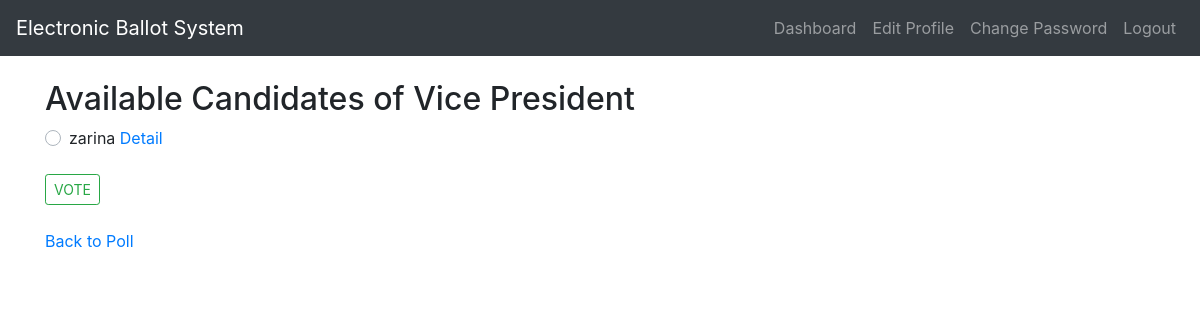
Page /candidate/2/ (signed in) on the earlier database version.
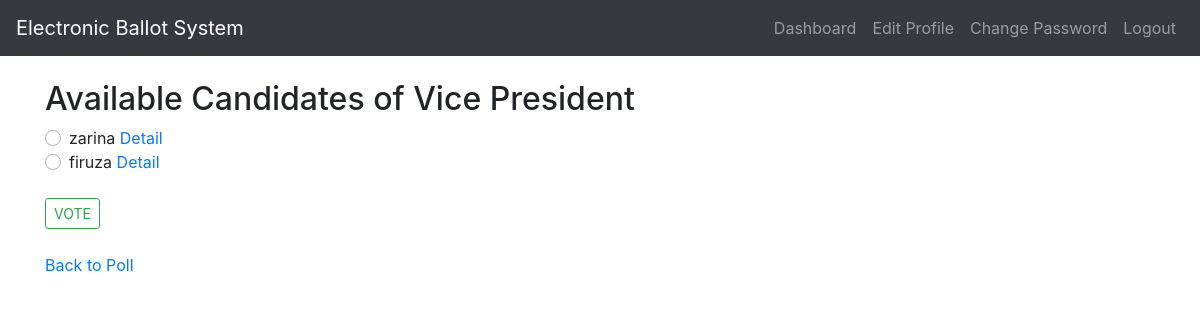
Same page on the later database version.
### epoll/models.py (models this page shows, shortened)
class Candidate(models.Model):
	name = models.CharField(max_length=50)
	no_votes=models.IntegerField(default=0, editable=False)
	position = models.ForeignKey(Position, on_delete=models.CASCADE)
	image = models.ImageField(verbose_name="Candidate Picture", upload_to='media/images/')

### epoll/views.py (the view)
# urls.py: path('candidate/<int:pos>/', views.candidate_view, name="candidate"),
@login_required
def candidate_view(request, pos):
	obj=get_object_or_404(Position, pk=pos)
	if request.method == 'POST':
		temp = VoteStatus.objects.get_or_create(user=request.user, position=obj)[0]
		if temp.status == False:
			temp2=Candidate.objects.get(pk=request.POST.get(obj.title))
			temp2.no_votes+=1
			temp2.save()
			temp.status=True
			temp.save()
			return HttpResponseRedirect("/position/")
		else:
			messages.success(request, "You have already voted for this position!")
			return render(request, 'epoll/candidate.html', {'obj': obj})
	else:
		return render(request, 'epoll/candidate.html', {'obj': obj})

### epoll/models.py (called while the page is built)
	def __str__(self):
		return f"{self.title}"

### epoll/templates/epoll/candidate.html (shortened to what this page needs)
{% extends "epoll/layout.html" %}
{% block content %}
  <h2>Available Candidates of {{ obj.title }}</h2>
  <form action="" method="POST">
    {% for c in obj.candidate_set.all %}
     <div class="custom-control custom-radio">
      <label class="custom-control-label" for="id_{{c.id}}">{{c.name}} <a href="{% url 'detail' c.id %}">Detail</a></label>
    </div>
    {% empty %}
      <p>No Candidates Available</p>
    {% endfor %}
    <br><input type="submit" class="btn btn-outline-success btn-sm" value="VOTE">
  </form>
  <br><p><a href="{% url 'position' %}">Back to Poll</a></p>
{% endblock %}

Differences in the rows shown:
added Candidate: name "firuza"
